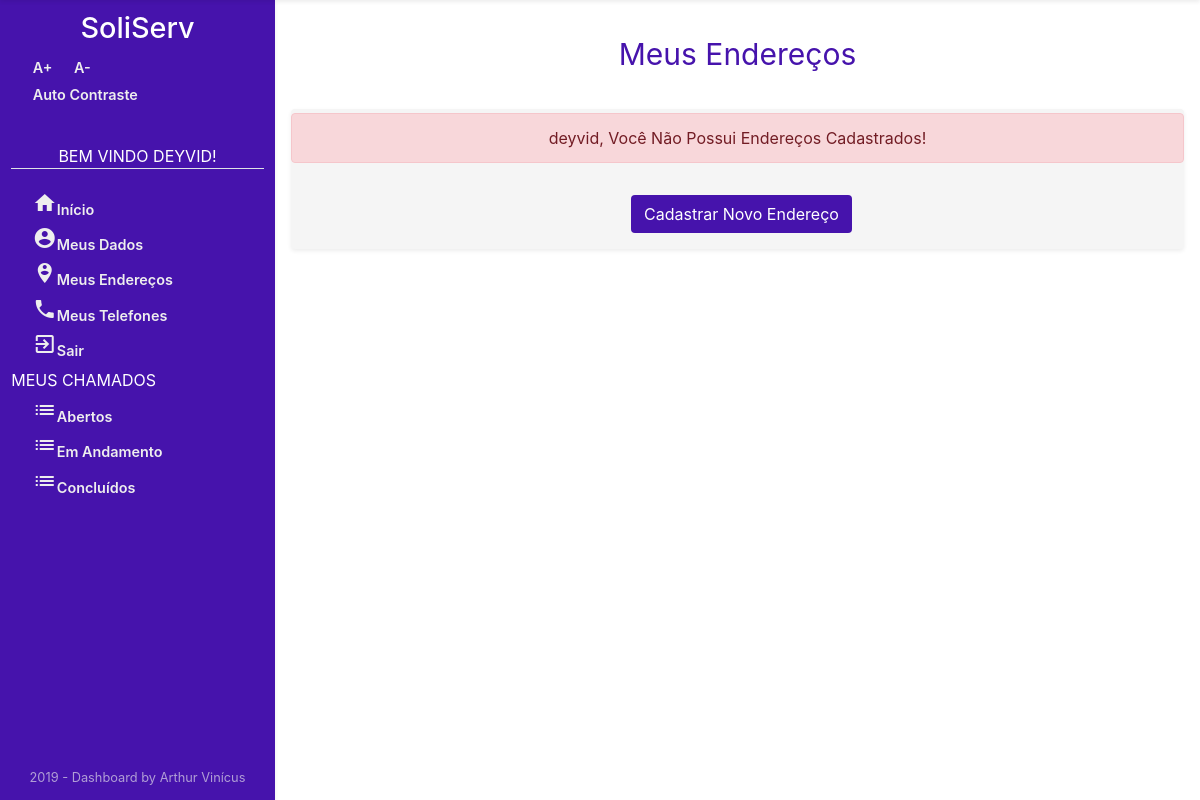
/Usuario/meusEnderecos/ (signed in), run on an earlier commit of the app's database.
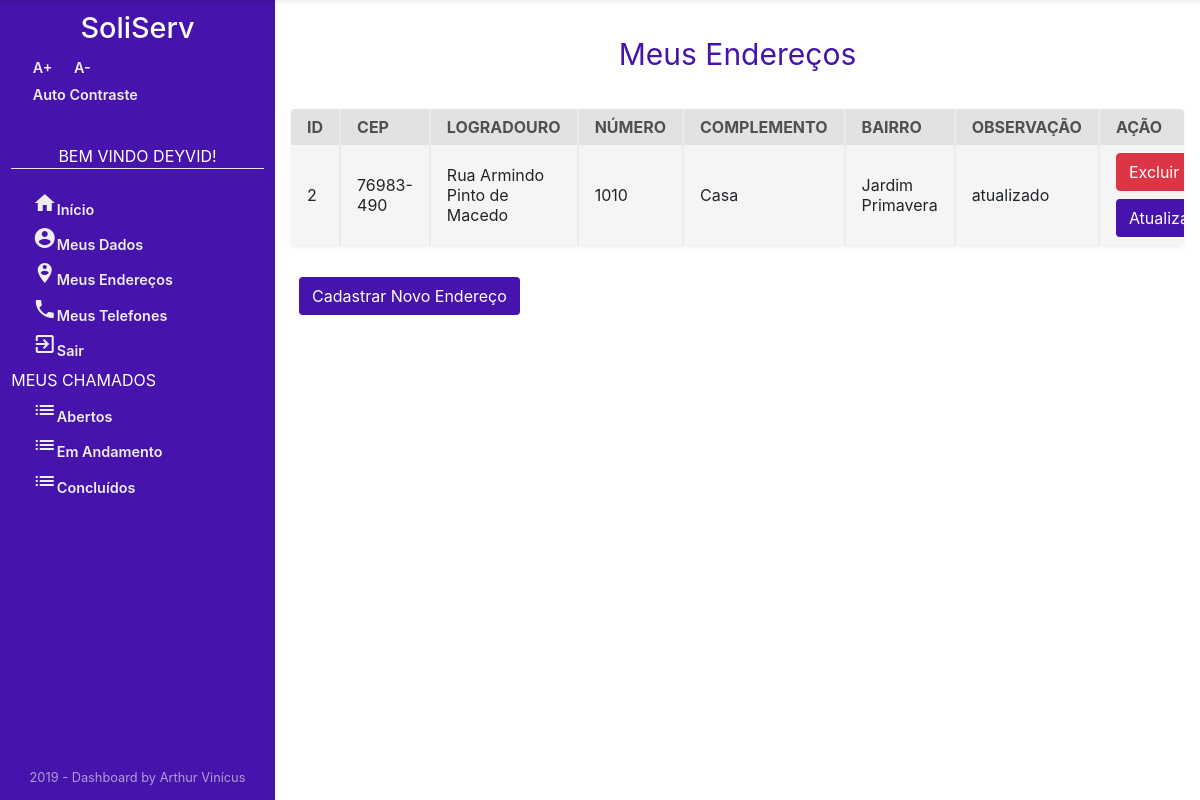
And on a later commit of the database.
### Usuario/models.py (models this page shows, shortened)
class Endereco(models.Model):
    cep = models.CharField('CEP', max_length=9)
    logradouro = models.CharField('LOGRADOURO', max_length=45)
    enderecoNumero = models.CharField('NÚMERO', max_length=11)
    complemento = models.CharField('COMPLEMENTO', max_length=45)
    bairro = models.CharField('BAIRRO', max_length=45)
    observacao = models.CharField('OBSERVAÇÃO', max_length=45)
    municipio = models.CharField('MUNICIPIO', max_length=45)
    estado = models.CharField('ESTADO', max_length=2)
    idPessoa = models.ForeignKey(
        User, on_delete=models.CASCADE, verbose_name="PESSOA")
    class Meta:
        verbose_name = "Endereco"
        verbose_name_plural = "Endereco"

### Usuario/views.py (the view)
# urls.py: path('meusEnderecos/', views.enderecosList, name='listaEnderecos'),
def enderecosList(request):
    enderecos_list = Endereco.objects.filter(idPessoa_id=request.user.id)
    context = {'enderecos_list': enderecos_list}
    return render(request, 'Usuario/enderecosList.html', context)

### Usuario/templates/Usuario/enderecosList.html (shortened to what this page needs)
{% extends "sistemaDeGestaoDeServicosPublicos/index1.html" %}
{% block centro %}
{% if user.is_authenticated %}
<div class="mt-3 container text-center ">
    <p style="color: #4613ac; font-size: 30px;">Meus Endereços</p>
</div>
<div class="section-2"  >
    <div class="w-100 mt-3 mb-3 table-holder rounded shadow-sm"style="overflow-x: auto;">
        {% if enderecos_list %}
        <table>
            <tr>
                <th>ID</th>
                <th>CEP</th>
                <th>LOGRADOURO</th>
                <th>NÚMERO</th>
                <th>COMPLEMENTO</th>
                <th>BAIRRO</th>
                <th>OBSERVAÇÃO</th>
                <th>AÇÃO</th>
            </tr>
            {% for enderecos in enderecos_list %}
            <tr>
                <td>{{enderecos.id}}</td>
                <td>{{enderecos.cep}}</td>
                <td>{{enderecos.logradouro}}</td>
                <td>{{enderecos.enderecoNumero}}</td>
                <td>{{enderecos.complemento}} </td>
                <td>{{enderecos.bairro}}</td>
                <td>{{enderecos.observacao}}</td>
                <td>
                    <a class="btn btn-danger mb-2" style="color: white;" href="{% url 'endereco_deletar' enderecos.id  %}" title="Excluir Endereco">
                        Excluir</a>
                    <a class="btn" style=" background-color: #4613ac; color: white;" href="{% url 'endereco_atualizar' enderecos.id %}"
                        title="Atualizar Telefone">Atualizar</a>
                </td>
            </tr>
            {% endfor %}
        </table>
    </div>
    <a class="btn ml-2 mb-3 mt-3"  style="background-color: #4613ac; color: white;" href="{% url 'cadastroEndereco' %}"
    title="Cadastrar Endereço">Cadastrar Novo Endereço</a>
</div>
    {% else %}
    <div class="text-center">
        <div class="alert alert-danger mt-1">
            {{ user.first_name }}, Você Não Possui Endereços Cadastrados!
        </div>
        <a class="btn  ml-2 mb-3 mt-3" style="background-color: #4613ac; color: white;" href="{% url 'cadastroEndereco' %}" title="Cadastrar Endereço">Cadastrar
            Novo Endereço</a>
    </div>
    {% endif %}
    {% endif %}
    {% endblock %}

### templates/sistemaDeGestaoDeServicosPublicos/index1.html (shortened to what this page needs)
<!DOCTYPE html>
<html lang="pt-br">
{% load staticfiles %}
<head>
    <link rel="stylesheet" href="https://stackpath.bootstrapcdn.com/bootstrap/4.3.1/css/bootstrap.min.css"
>
    <link href="https://unpkg.com/material-components-web@latest/dist/material-components-web.min.css" rel="stylesheet">
    <link rel="stylesheet" href="{% static 'css/dashboard-itens.css' %}">
    <link rel="stylesheet" href="{% static 'css/style.css' %}">
    <link rel="stylesheet" href="{% static 'css/zocial.css' %}">
</head>
<body class="acessibilidade" onresize="verificaSide()">
    <main class="main">
        <div class="sidebar shadow-sm" id="sidebar">
            <h1>SoliServ</h1>
            <div class="AcessibilidadeFontes">
                <a onClick="fonte('a');" title="Aumentar Tamanho da Fonte" href="#">A+</a>
                <a onClick="fonte('d');" title="Diminuir Tamanho da Fonte" href="#">A-</a>
            </div>
            {% if user.is_authenticated %}
            <a href="#altocontraste" id="altocontraste" accesskey="3" title="Auto Contraste"
                onclick="window.toggleContrast()" onkeydown="window.toggleContrast()">Auto
                Contraste</a> {% else %}
            <a class="border-bottom" href="#altocontraste" id="altocontraste" accesskey="3" title="Auto Contraste"
                onclick="window.toggleContrast()" onkeydown="window.toggleContrast()">Auto
                Contraste</a> {% endif %} {% if user.is_authenticated %}
            <nav>
                <p class="border-bottom text-center naoMostrarMouse">Bem Vindo {{ user.first_name }}!</p>
                <a href="{% url 'index' %}" title="Página Inicial"><i class="material-icons mt-3">home</i>Início</a>
                <a href="{% url 'meusDados' %}" title="Meus Dados"><i class="material-icons"> account_circle</i>Meus
                    Dados</a>
                <a href="{% url 'listaEnderecos' %}" title="Meus Endereços"><i
                        class="material-icons">person_pin_circle</i>Meus Endereços</a>
                <a href="{% url 'listaTelefones' %}" title="Meus Telefones"><i class="material-icons">phone</i>Meus
                    Telefones</a>
                <a href="{% url 'logout' %}" title="Log-out"><i class="material-icons">exit_to_app</i>Sair</a>
                <p class="naoMostrarMouse">Meus Chamados</p>
                <a href="/" title="Chamados Em Aberto"><i class="material-icons">list</i>Abertos</a>
                <a href="/" title="Chamados Em Andamento "><i class="material-icons">list</i>Em Andamento</a>
                <a href="/" title="Chamados Concluídos"><i class="material-icons">list</i>Concluídos</a>
            </nav>
                {% endif %}
            <p class="credit m-0">2019 - Dashboard by Arthur Vinícus</p>
        </div>
        <body>
            <div class="content d-flex flex-column" id="content">
                <div>
                    {% block centro%}
                     {% endblock %}
                </div>
            </div>
        </body>
    </main>
</body>
</html>

What changed in the data, as far as the page shows it:
added Endereco: id "2", cep "76983-490", logradouro "Rua Armindo Pinto de Macedo", enderecoNumero "1010", complemento "Casa", bairro "Jardim Primavera", observacao "atualizado"
Also different on the page:
{{ user.first_name }}: "deyvid" → (not shown)
text no longer shown: ", Você Não Possui Endereços Cadastrados!"
text now shown: "ID CEP LOGRADOURO NÚMERO COMPLEMENTO BAIRRO OBSERVAÇÃO AÇÃO"
